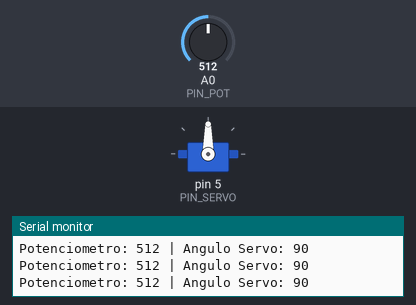
This sketch was run on a simulated Arduino Uno, built with avr-gcc and run on an emulated ATmega328P. Shown: servo, the last lines printed to the serial monitor. The test bench sets the inputs (shaded band); at power-on: A0 (PIN_POT) = 512.

Above: at 1.2 s.
1.3 s: A0 (PIN_POT) set to 562
At 1.7 s:
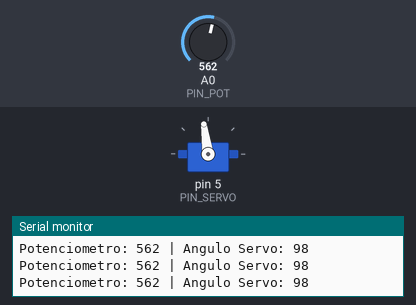
4.3 s: A0 (PIN_POT) set to 581
At 5.3 s:
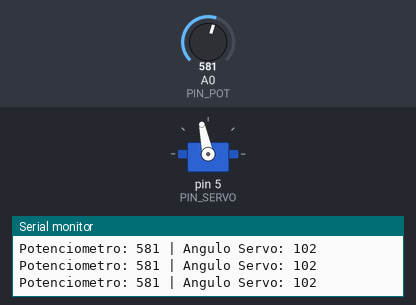
5.8 s: A0 (PIN_POT) set to 981
At 6.4 s:
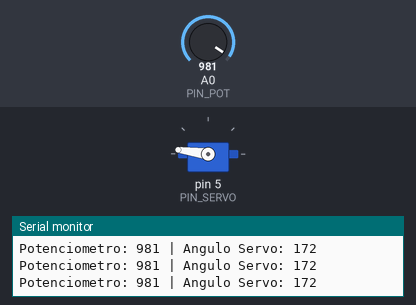
7.3 s: A0 (PIN_POT) set to 1008
At 8.7 s:
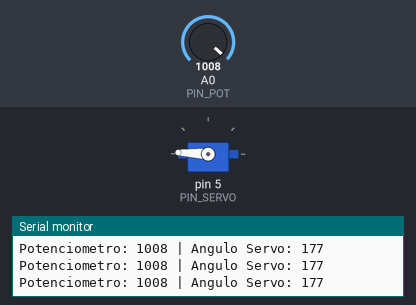
10.3 s: A0 (PIN_POT) set to 900
At 11.5 s:
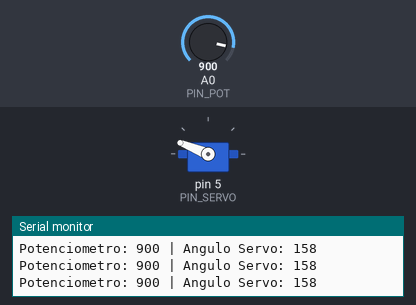
11.8 s: A0 (PIN_POT) set to 306
At 12.6 s:
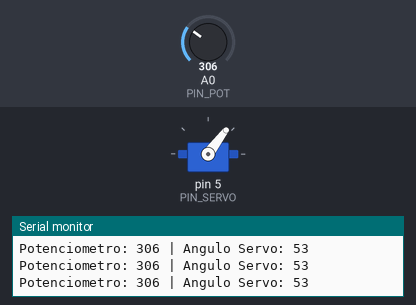
Timing chart, 0 to 14.3 s (numbered marks = the images above; inputs shaded):
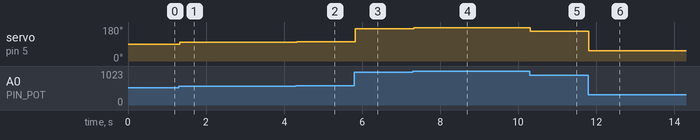

The sketch:

L2_Control_Knob.ino
```cpp
/*
 * INSANI ROBOTICS - FUNDAMENTOS F5
 * Lección 2: Control Manual de Servo (Knob)
 * ------------------------------------------------
 * Objetivo: Mover el servo proporcionalmente al giro de un potenciómetro.
 */

#include <Servo.h>

// --- CONFIGURACIÓN ---
Servo miServo;  // Creamos el objeto servo

const int PIN_SERVO = 5; // Salida al motor
const int PIN_POT   = A0; // Entrada del potenciómetro

int lecturaPot = 0; // Para guardar el valor crudo (0-1023)
int angulo = 0;     // Para guardar el ángulo traducido (0-180)

void setup() {
  miServo.attach(PIN_SERVO); // Iniciamos el servo
  Serial.begin(9600);        // Para ver los datos en pantalla
}

void loop() {
  // 1. LEER: Obtenemos el valor del potenciómetro
  lecturaPot = analogRead(PIN_POT);

  // 2. PROCESAR: Traducimos el valor
  // map(valor, min_entrada, max_entrada, min_salida, max_salida)
  angulo = map(lecturaPot, 0, 1023, 0, 180);

  // 3. ACTUAR: Movemos el servo
  miServo.write(angulo);

  // 4. DEBUG: Es útil ver qué está pasando
  // Si el servo tiembla, revisa estos números en el Monitor Serial
  Serial.print("Potenciometro: ");
  Serial.print(lecturaPot);
  Serial.print(" | Angulo Servo: ");
  Serial.println(angulo);

  // Pequeña pausa para estabilidad mecánica
  // Si es muy pequeño el delay, el servo puede zumbar mucho.
  delay(15);
}
```

Measured:
- after the input at 1.3 s, servo on pin 5 (PIN_SERVO): 90° → 98° at once
- after the input at 4.3 s, servo on pin 5 (PIN_SERVO): 98° → 102° at once
- after the input at 5.8 s, servo on pin 5 (PIN_SERVO): 102° → 172° at once
- after the input at 7.3 s, servo on pin 5 (PIN_SERVO): 172° → 177° at once
- after the input at 10.3 s, servo on pin 5 (PIN_SERVO): 177° → 158° at once
- after the input at 11.8 s, servo on pin 5 (PIN_SERVO): 158° → 53° at once
